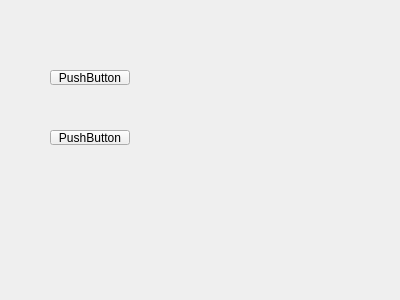
<?xml version="1.0" encoding="UTF-8"?>
<ui version="4.0">
 <class>Form</class>
 <widget class="QWidget" name="Form">
  <property name="geometry">
   <rect>
    <x>0</x>
    <y>0</y>
    <width>400</width>
    <height>300</height>
   </rect>
  </property>
  <property name="windowTitle">
   <string>Form</string>
  </property>
  <widget class="QPushButton" name="pushButton">
   <property name="geometry">
    <rect>
     <x>50</x>
     <y>70</y>
     <width>80</width>
     <height>15</height>
    </rect>
   </property>
   <property name="text">
    <string>PushButton</string>
   </property>
  </widget>
  <widget class="QPushButton" name="pushButton_2">
   <property name="geometry">
    <rect>
     <x>50</x>
     <y>130</y>
     <width>80</width>
     <height>15</height>
    </rect>
   </property>
   <property name="text">
    <string>PushButton</string>
   </property>
  </widget>
 </widget>
 <resources/>
 <connections/>
</ui>
